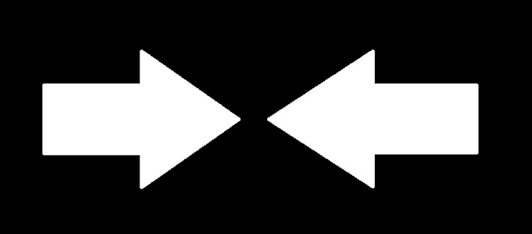
#> input picture Chapter 14 Image Processing with OpenCV/Two Arrows.png, 532 x 234 px
$ jupyter execute 'Edge Detection & Gradients .ipynb'   (older library calls are emulated)
#> lines starting #> are read from the running program, lines starting #| are printed output that depends on the picture; after the words box and inside, x2 and y2 are one past the last pixel; in counts of white or black regions, pixels touching at a corner belong together
[cell 1]
import cv2
import numpy as np
import matplotlib.pyplot as plt

img = cv2.imread("Two Arrows.png")
#> img is the input picture: shape (234, 532, 3); min 0, max 255, mean 60.2
if img is None:
    print("Image not found.")
else:

    gray = cv2.cvtColor(img, cv2.COLOR_BGR2GRAY)
    canny = cv2.Canny(gray, 100, 200)
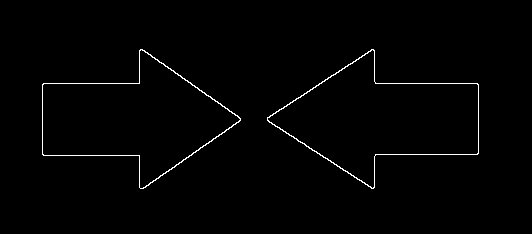
#> canny: shape (234, 532); 1.1% white in thin lines or dots, all inside (x1, y1, x2, y2) = (42, 49, 479, 189)

    # Calculate combined Sobel (without storing intermediates)
    sx = cv2.Sobel(gray, cv2.CV_64F, 1, 0, ksize=5)
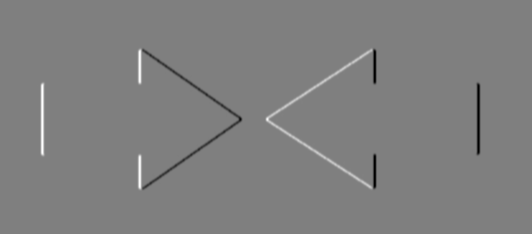
#> sx: shape (234, 532) float64; min -12240, max 12240, mean 0; drawn with min black and max white
    sy = cv2.Sobel(gray, cv2.CV_64F, 0, 1, ksize=5)
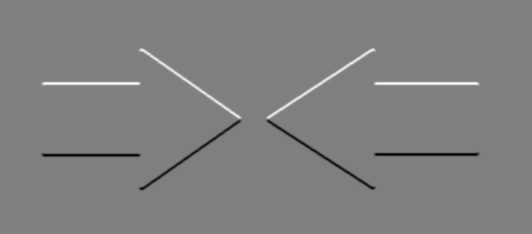
#> sy: shape (234, 532) float64; min -12240, max 12240, mean 0; drawn with min black and max white
    combined = cv2.addWeighted(
        cv2.normalize(sx, None, 0, 255, cv2.NORM_MINMAX, dtype=cv2.CV_8U),
        0.5,
        cv2.normalize(sy, None, 0, 255, cv2.NORM_MINMAX, dtype=cv2.CV_8U),
        0.5, 0
    )
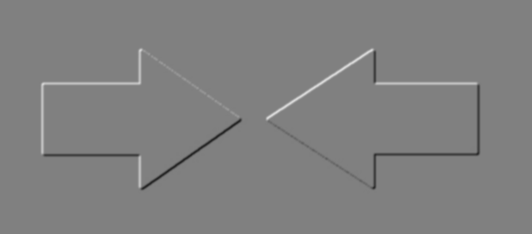
#> combined: shape (234, 532); min 37, max 218, mean 128
    plt.figure(figsize=(10, 8))

    plt.subplot(2, 2, 1)
    plt.imshow(cv2.cvtColor(img, cv2.COLOR_BGR2RGB))
    plt.title('Original')
    plt.axis('off')

    plt.subplot(2, 2, 2)
    plt.imshow(gray, cmap='gray')
    plt.title('Grayscale')
    plt.axis('off')

    plt.subplot(2, 2, 3)
    plt.imshow(canny, cmap='gray')
    plt.title('Canny')
    plt.axis('off')

    plt.subplot(2, 2, 4)
    plt.imshow(combined, cmap='gray')
    plt.title('Sobel Combined')
    plt.axis('off')

    plt.tight_layout()
    plt.show()
